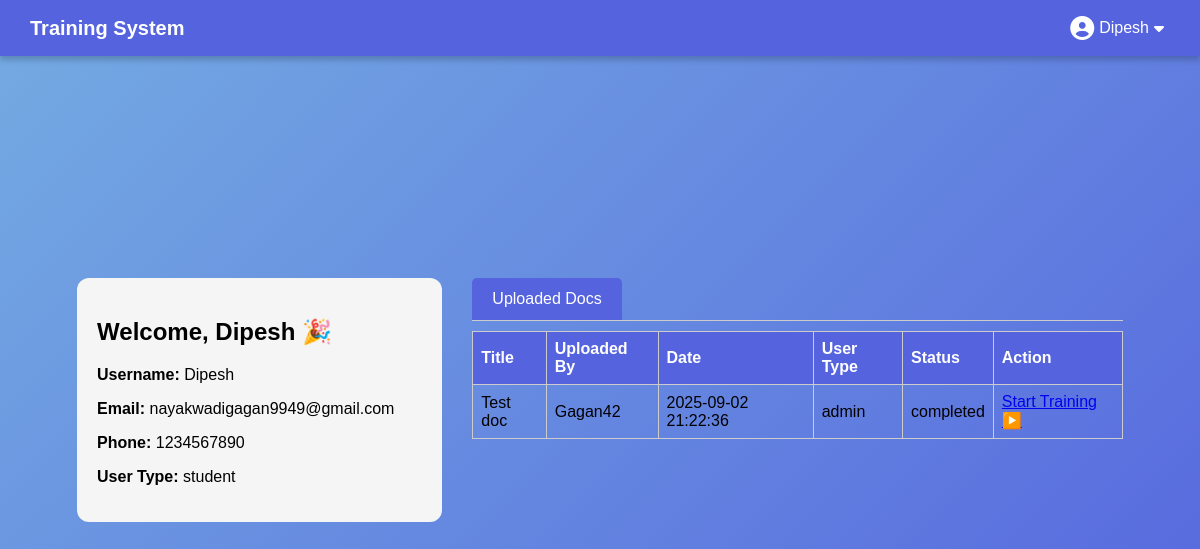
/ (signed in), run on the app's committed database.
### tables this page shows
CREATE TABLE users (
            id INTEGER PRIMARY KEY AUTOINCREMENT,
            username TEXT UNIQUE NOT NULL,
            password TEXT NOT NULL,
            userType TEXT CHECK(userType IN ('admin', 'trainer', 'student')) NOT NULL,
            email TEXT,
            phoneNumber TEXT,
            createDate DATE,
            updatedDate DATE,
            lastUpdatedBy TEXT
        );

CREATE TABLE documents (
            id INTEGER PRIMARY KEY AUTOINCREMENT,
            title TEXT NOT NULL,
            filename TEXT NOT NULL,
            uploaded_by INTEGER,
            upload_date DATE DEFAULT (datetime('now','localtime')),
            FOREIGN KEY (uploaded_by) REFERENCES users(id)
        );

CREATE TABLE training_completions (
            id INTEGER PRIMARY KEY AUTOINCREMENT,
            user_id INTEGER NOT NULL,
            document_id INTEGER NOT NULL,
            status TEXT CHECK(status IN ('pending','completed','failed')) DEFAULT 'pending',
            completed_at TIMESTAMP,
            FOREIGN KEY (user_id) REFERENCES users(id),
            FOREIGN KEY (document_id) REFERENCES documents(id),
            UNIQUE(user_id, document_id) 
        );

### app.py (the view, shortened to what this page needs)
@app.route("/")
def home():
    if "user" in session:
        conn = sqlite3.connect(DB_NAME)
        cursor = conn.cursor()
        cursor.execute(
            "SELECT id, username, email, phoneNumber, userType FROM users WHERE username = ?",
            (session['user'],)
        )
        user_info = cursor.fetchone()
        conn.close()
        if not user_info:
            flash("User not found. Please login again.", "danger")
            session.clear()
            return redirect(url_for("login"))
        session['user_id'] = user_info[0]   # id (int)
        session['user'] = user_info[1]      # username (string)
        session['userType'] = user_info[4]  # admin/trainer/student
        conn = sqlite3.connect(DB_NAME)
        cursor = conn.cursor()
        cursor.execute("""
            SELECT d.id, d.title, d.filename, u.username, d.upload_date, u.userType
            FROM documents d
            JOIN users u ON d.uploaded_by = u.id
            ORDER BY d.upload_date DESC
        """)
        documents = cursor.fetchall()
        training_status = {}
        cursor.execute(
            "SELECT document_id, status FROM training_completions WHERE user_id=?",
            (session['user_id'],)
        )
        for doc_id, status in cursor.fetchall():
            training_status[doc_id] = status
        conn.close()
        user_tables = {}
        return render_template(
            "home.html",
            user=session["user"],
            documents=documents,
            training_status=training_status,
            user_tables=user_tables if session['userType'] == 'admin' else None
        )
    flash("Please login first.", "info")
    return redirect(url_for("login"))

### templates/home.html (shortened to what this page needs)
<!DOCTYPE html>
<html>
  <head>
    <link
      rel="stylesheet"
      href="{{ url_for('static', filename='style.css') }}"
    />
    <link
      rel="stylesheet"
      href="https://cdnjs.cloudflare.com/ajax/libs/font-awesome/6.5.0/css/all.min.css"
    />
  </head>
  <body>
    <header class="header">
      <div class="logo">Training System</div>
      <div class="user-dropdown">
        <button class="dropbtn" id="profileBtn">
          <i class="fas fa-user-circle profile-icon"></i> {{ user }}
          <i class="fas fa-caret-down"></i>
        </button>
      </div>
    </header>
     {% if session['userType'] == 'student' %}
    <div class="main-container">
      <div class="user-info-container">
        <h2>Welcome, {{ user }} 🎉</h2>
        <p><strong>Username:</strong> {{ user }}</p>
        <p><strong>Email:</strong> {{ session.get('email', 'N/A') }}</p>
        <p><strong>Phone:</strong> {{ session.get('phoneNumber', 'N/A') }}</p>
        <p><strong>User Type:</strong> {{ session.get('userType') }}</p>
      </div>
      <div class="tabs-container">
        <div class="tab">
          <button
            class="tablinks active"
            onclick="openTab(event, 'UploadedDocs')"
          >
            Uploaded Docs
          </button>
        </div>
        <div id="UploadedDocs" class="tabcontent" style="display: block">
          <table>
            <tr>
              <th>Title</th>
              <th>Uploaded By</th>
              <th>Date</th>
              <th>User Type</th>
              <th>Status</th>
              <th>Action</th>
            </tr>
            {% for doc in documents %}
            <tr>
              <td>{{ doc[1] }}</td>
              <td>{{ doc[3] }}</td>
              <td>{{ doc[4] }}</td>
              <td>{{ doc[5] }}</td>
              <td>
                {% set status = training_status.get(doc[0], 'Pending') %} {{
                status }}
              </td>
              <td>
                {% if status == 'Completed' %}
                <button disabled>Completed ✅</button>
                {% elif status == 'Failed' %}
                <a href="{{ url_for('start_training', doc_id=doc[0]) }}">
                  Re-take ❌
                </a>
                {% else %}
                <a href="{{ url_for('start_training', doc_id=doc[0]) }}">
                  Start Training ▶️
                </a>
                {% endif %}
              </td>
            </tr>
            {% endfor %}
          </table>
        </div>
      </div>
    </div>
    {% endif %}
  </body>
</html>

### static/style.css (style rules this page uses)
body { font-family: Arial, sans-serif; background: linear-gradient(135deg, #74ABE2, #5563DE); height: 100vh; display: flex; justify-content: center; align-items: center; margin: 0; }
.header { position: fixed; top: 0; left: 0; width: 100%; background: #5563DE; color: white; padding: 15px 30px; display: flex; justify-content: space-between; align-items: center; box-shadow: 0 4px 6px rgba(0,0,0,0.2); z-index: 1000; box-sizing: border-box; }
.header .logo { font-size: 20px; font-weight: bold; }
.user-dropdown { position: relative; }
.dropbtn { background: none; color: white; border: none; cursor: pointer; font-size: 16px; display: flex; align-items: center; gap: 5px; }
.profile-icon { font-size: 24px; }

### templates/home.html (style rules this page uses)
.main-container { display: flex; flex-direction: row; gap: 30px; padding: 20px 40px; align-items: flex-start; flex-wrap: nowrap; }
body, html { margin: 0; padding: 0; height: 100%; font-family: Arial, sans-serif; }
.user-info-container { flex: 1; background: #f5f5f5; padding: 20px; border-radius: 12px; height: fit-content; }
.tabs-container { flex: 2; }
.tab { overflow: hidden; border-bottom: 1px solid #ccc; margin-bottom: 10px; }
.tab button { background-color: inherit; float: left; border: none; outline: none; cursor: pointer; padding: 12px 20px; transition: 0.3s; font-size: 16px; }
.tab button.active { background-color: #5563de; color: white; border-radius: 5px 5px 0 0; }
.tabcontent { display: none; }
table { width: 100%; border-collapse: collapse; }
th, td { border: 1px solid #ccc; padding: 8px; text-align: left; }
th { background-color: #5563de; color: white; }

### data on the page
users: username "Dipesh", get "student"
documents: title "Test doc", username "Gagan42", upload_date "2025-09-02 21:22:36", userType "admin"
training_completions: status "completed"

### other printed values
{{ session.get('email', 'N/A') }} "nayakwadigagan9949@gmail.com"
{{ session.get('phoneNumber', 'N/A') }} "1234567890"
